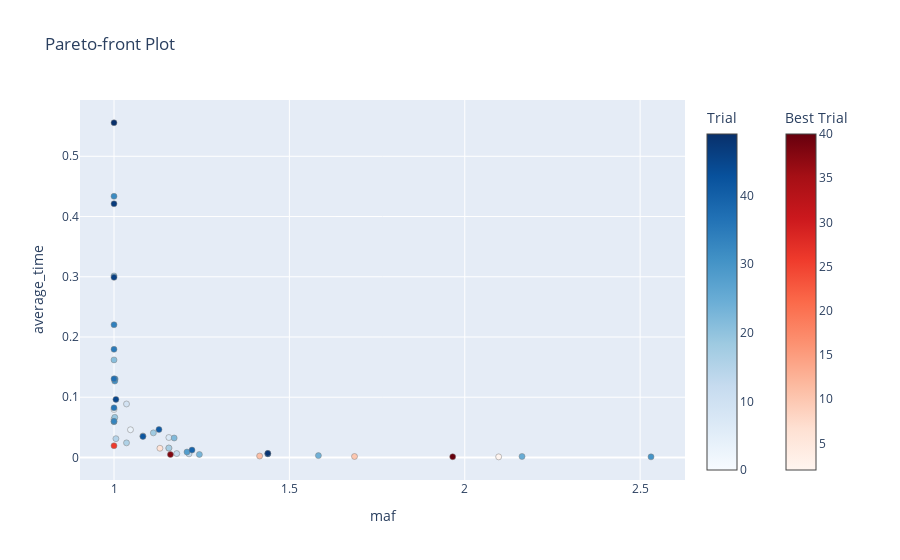

The cell this chart's notebook holds for it:
### Markdown cell above
## Visualize LSH study results

### Code cell
plot_pareto_front(lsh_study, target_names=['maf', 'average_time'])

### Figure 1 — Plotly figure (JSON) as saved in the notebook; plotly's stock layout.template omitted (floating-point values rounded to 4 significant figures)
{"data": [{"hovertemplate": "%{text}<extra>Trial</extra>", "marker": {"color": [0, 1, 3, 5, 7, 8, 9, 12, 13, 14, 15, 16, 17, 18, 19, 20, 21, 22, 23, 24, 25, 27, 28, 29, 30, 31, 32, 33, 34, 35, 36, 37, 39, 41, 42, 43, 44, 45, 46, 47, 48, 49], "colorbar": {"title": {"text": "Trial"}}, "colorscale": [[0, "rgb(247,251,255)"], [0.125, "rgb(222,235,247)"], [0.25, "rgb(198,219,239)"], [0.375, "rgb(158,202,225)"], [0.5, "rgb(107,174,214)"], [0.625, "rgb(66,146,198)"], [0.75, "rgb(33,113,181)"], [0.875, "rgb(8,81,156)"], [1, "rgb(8,48,107)"]], "line": {"color": "Grey", "width": 0.5}}, "mode": "markers", "showlegend": false, "text": ["{<br>  \"number\": 0,<br>  \"values\": [<br>    1.1564258406886092,<br>    0.015325<br>  ],<br>  \"params\": {<br>    \"k\": 6,<br>    \"L\": 6,<br>    \"table_size\": 3750,<br>    \"window_size\": 2404<br>  }<br>}", "{<br>  \"number\": 1,<br>  \"values\": [<br>    1.0,<br>    0.0796542<br>  ],<br>  \"params\": {<br>    \"k\": 3,<br>    \"L\": 2,<br>    \"table_size\": 3750,<br>    \"window_size\": 3411<br>  }<br>}", "{<br>  \"number\": 3,<br>  \"values\": [<br>    1.0469523739817346,<br>    0.0459947<br>  ],<br>  \"params\": {<br>    \"k\": 9,<br>    \"L\": 3,<br>    \"table_size\": 15000,<br>    \"window_size\": 4970<br>  }<br>}", "{<br>  \"number\": 5,<br>  \"values\": [<br>    1.7976931348623157e+308,<br>    0.0006930999999999999<br>  ],<br>  \"params\": {<br>    \"k\": 9,<br>    \"L\": 5,<br>    \"table_size\": 7500,<br>    \"window_size\": 1359<br>  }<br>}", "{<br>  \"number\": 7,<br>  \"values\": [<br>    1.1564258406886092,<br>    0.03314349999999999<br>  ],<br>  \"params\": {<br>    \"k\": 3,<br>    \"L\": 3,<br>    \"table_size\": 15000,<br>    \"window_size\": 1910<br>  }<br>}", "{<br>  \"number\": 8,<br>  \"values\": [<br>    1.0,<br>    0.06351409999999999<br>  ],<br>  \"params\": {<br>    \"k\": 9,<br>    \"L\": 7,<br>    \"table_size\": 7500,<br>    \"window_size\": 4474<br>  }<br>}", "{<br>  \"number\": 9,<br>  \"values\": [<br>    1.0356523434986677,<br>    0.08880060000000001<br>  ],<br>  \"params\": {<br>    \"k\": 5,<br>    \"L\": 5,<br>    \"table_size\": 3750,<br>    \"window_size\": 3583<br>  }<br>}", "{<br>  \"number\": 12,<br>  \"values\": [<br>    1.1788716310993363,<br>    0.0064695<br>  ],<br>  \"params\": {<br>    \"k\": 9,<br>    \"L\": 9,<br>    \"table_size\": 15000,<br>    \"window_size\": 2358<br>  }<br>}", "{<br>  \"number\": 13,<br>  \"values\": [<br>    1.2138728669424221,<br>    0.0059727<br>  ],<br>  \"params\": {<br>    \"k\": 9,<br>    \"L\": 4,<br>    \"table_size\": 15000,<br>    \"window_size\": 2821<br>  }<br>}", "{<br>  \"number\": 14,<br>  \"values\": [<br>    1.082425218156335,<br>    0.0356664<br>  ],<br>  \"params\": {<br>    \"k\": 8,<br>    \"L\": 8,<br>    \"table_size\": 3750,<br>    \"window_size\": 3110<br>  }<br>}", "{<br>  \"number\": 15,<br>  \"values\": [<br>    1.0054433345508196,<br>    0.0311914<br>  ],<br>  \"params\": {<br>    \"k\": 7,<br>    \"L\": 9,<br>    \"table_size\": 3750,<br>    \"window_size\": 2760<br>  }<br>}", "{<br>  \"number\": 16,<br>  \"values\": [<br>    1.0356523434986677,<br>    0.0242489<br>  ],<br>  \"params\": {<br>    \"k\": 7,<br>    \"L\": 2,<br>    \"table_size\": 7500,<br>    \"window_size\": 4900<br>  }<br>}", "{<br>  \"number\": 17,<br>  \"values\": [<br>    1.1564258406886092,<br>    0.015778900000000002<br>  ],<br>  \"params\": {<br>    \"k\": 8,<br>    \"L\": 2,<br>    \"table_size\": 7500,<br>    \"window_size\": 3849<br>  }<br>}", "{<br>  \"number\": 18,<br>  \"values\": [<br>    1.112224861852963,<br>    0.0408282<br>  ],<br>  \"params\": {<br>    \"k\": 4,<br>    \"L\": 6,<br>    \"table_size\": 15000,<br>    \"window_size\": 1926<br>  }<br>}", "{<br>  \"number\": 19,<br>  \"values\": [<br>    1.0021869427020387,<br>    0.06659249999999999<br>  ],<br>  \"params\": {<br>    \"k\": 4,<br>    \"L\": 8,<br>    \"table_size\": 15000,<br>    \"window_size\": 2147<br>  }<br>}", "{<br>  \"number\": 20,<br>  \"values\": [<br>    1.0,<br>    0.30134910000000004<br>  ],<br>  \"params\": {<br>    \"k\": 3,<br>    \"L\": 6,<br>    \"table_size\": 7500,<br>    \"window_size\": 4944<br>  }<br>}", "{<br>  \"number\": 21,<br>  \"values\": [<br>    1.0,<br>    0.16197560000000003<br>  ],<br>  \"params\": {<br>    \"k\": 2,<br>    \"L\": 5,<br>    \"table_size\": 15000,<br>    \"window_size\": 2200<br>  }<br>}", "{<br>  \"number\": 22,<br>  \"values\": [<br>    1.1715051676140873,<br>    0.0323208<br>  ],<br>  \"params\": {<br>    \"k\": 5,<br>    \"L\": 4,<br>    \"table_size\": 15000,<br>    \"window_size\": 2588<br>  }<br>}", "{<br>  \"number\": 23,<br>  \"values\": [<br>    1.2433827200130751,<br>    0.004987<br>  ],<br>  \"params\": {<br>    \"k\": 4,<br>    \"L\": 4,<br>    \"table_size\": 3750,<br>    \"window_size\": 1301<br>  }<br>}", "{<br>  \"number\": 24,<br>  \"values\": [<br>    1.582784104669386,<br>    0.0030792<br>  ],<br>  \"params\": {<br>    \"k\": 5,<br>    \"L\": 6,<br>    \"table_size\": 7500,<br>    \"window_size\": 1201<br>  }<br>}", "{<br>  \"number\": 25,<br>  \"values\": [<br>    2.1632952522415163,<br>    0.0016367000000000003<br>  ],<br>  \"params\": {<br>    \"k\": 10,<br>    \"L\": 5,<br>    \"table_size\": 15000,<br>    \"window_size\": 1968<br>  }<br>}", "{<br>  \"number\": 27,<br>  \"values\": [<br>    1.0,<br>    0.059251599999999995<br>  ],<br>  \"params\": {<br>    \"k\": 10,<br>    \"L\": 9,<br>    \"table_size\": 7500,<br>    \"window_size\": 4428<br>  }<br>}", "{<br>  \"number\": 28,<br>  \"values\": [<br>    1.2080460304822447,<br>    0.0090235<br>  ],<br>  \"params\": {<br>    \"k\": 5,<br>    \"L\": 9,<br>    \"table_size\": 3750,<br>    \"window_size\": 1375<br>  }<br>}", "{<br>  \"number\": 29,<br>  \"values\": [<br>    1.0032135839258385,<br>    0.13027249999999996<br>  ],<br>  \"params\": {<br>    \"k\": 2,<br>    \"L\": 8,<br>    \"table_size\": 7500,<br>    \"window_size\": 1351<br>  }<br>}", "{<br>  \"number\": 30,<br>  \"values\": [<br>    2.530989232069844,<br>    0.0010091000000000002<br>  ],<br>  \"params\": {<br>    \"k\": 8,<br>    \"L\": 6,<br>    \"table_size\": 15000,<br>    \"window_size\": 1235<br>  }<br>}", "{<br>  \"number\": 31,<br>  \"values\": [<br>    1.0021869427020387,<br>    0.1268195<br>  ],<br>  \"params\": {<br>    \"k\": 8,<br>    \"L\": 9,<br>    \"table_size\": 3750,<br>    \"window_size\": 4988<br>  }<br>}", "{<br>  \"number\": 32,<br>  \"values\": [<br>    1.0,<br>    0.4336101<br>  ],<br>  \"params\": {<br>    \"k\": 4,<br>    \"L\": 8,<br>    \"table_size\": 15000,<br>    \"window_size\": 4665<br>  }<br>}", "{<br>  \"number\": 33,<br>  \"values\": [<br>    1.0,<br>    0.060044<br>  ],<br>  \"params\": {<br>    \"k\": 5,<br>    \"L\": 2,<br>    \"table_size\": 7500,<br>    \"window_size\": 4665<br>  }<br>}", "{<br>  \"number\": 34,<br>  \"values\": [<br>    1.0,<br>    0.2202912<br>  ],<br>  \"params\": {<br>    \"k\": 5,<br>    \"L\": 9,<br>    \"table_size\": 7500,<br>    \"window_size\": 4966<br>  }<br>}", "{<br>  \"number\": 35,<br>  \"values\": [<br>    1.0,<br>    0.17962799999999998<br>  ],<br>  \"params\": {<br>    \"k\": 4,<br>    \"L\": 7,<br>    \"table_size\": 7500,<br>    \"window_size\": 3458<br>  }<br>}", "{<br>  \"number\": 36,<br>  \"values\": [<br>    1.0,<br>    0.0823453<br>  ],<br>  \"params\": {<br>    \"k\": 6,<br>    \"L\": 10,<br>    \"table_size\": 3750,<br>    \"window_size\": 2934<br>  }<br>}", "{<br>  \"number\": 37,<br>  \"values\": [<br>    1.0,<br>    0.1304873<br>  ],<br>  \"params\": {<br>    \"k\": 7,<br>    \"L\": 10,<br>    \"table_size\": 7500,<br>    \"window_size\": 4085<br>  }<br>}", "{<br>  \"number\": 39,<br>  \"values\": [<br>    1.222397377444046,<br>    0.012278999999999998<br>  ],<br>  \"params\": {<br>    \"k\": 5,<br>    \"L\": 5,<br>    \"table_size\": 3750,<br>    \"window_size\": 1702<br>  }<br>}", "{<br>  \"number\": 41,<br>  \"values\": [<br>    1.1282416764283798,<br>    0.0464026<br>  ],<br>  \"params\": {<br>    \"k\": 9,<br>    \"L\": 4,<br>    \"table_size\": 7500,<br>    \"window_size\": 4172<br>  }<br>}", "{<br>  \"number\": 42,<br>  \"values\": [<br>    1.082425218156335,<br>    0.034891<br>  ],<br>  \"params\": {<br>    \"k\": 3,<br>    \"L\": 5,<br>    \"table_size\": 7500,<br>    \"window_size\": 1421<br>  }<br>}", "{<br>  \"number\": 43,<br>  \"values\": [<br>    1.4385305820029064,<br>    0.0059379<br>  ],<br>  \"params\": {<br>    \"k\": 4,<br>    \"L\": 3,<br>    \"table_size\": 7500,<br>    \"window_size\": 1444<br>  }<br>}", "{<br>  \"number\": 44,<br>  \"values\": [<br>    1.7976931348623157e+308,<br>    0.0006727<br>  ],<br>  \"params\": {<br>    \"k\": 10,<br>    \"L\": 4,<br>    \"table_size\": 7500,<br>    \"window_size\": 1257<br>  }<br>}", "{<br>  \"number\": 45,<br>  \"values\": [<br>    1.0054433345508196,<br>    0.0964148<br>  ],<br>  \"params\": {<br>    \"k\": 7,<br>    \"L\": 3,<br>    \"table_size\": 3750,<br>    \"window_size\": 4686<br>  }<br>}", "{<br>  \"number\": 46,<br>  \"values\": [<br>    1.0,<br>    0.29899000000000003<br>  ],<br>  \"params\": {<br>    \"k\": 2,<br>    \"L\": 6,<br>    \"table_size\": 3750,<br>    \"window_size\": 3559<br>  }<br>}", "{<br>  \"number\": 47,<br>  \"values\": [<br>    1.0,<br>    0.4211066999999999<br>  ],<br>  \"params\": {<br>    \"k\": 2,<br>    \"L\": 9,<br>    \"table_size\": 15000,<br>    \"window_size\": 2748<br>  }<br>}", "{<br>  \"number\": 48,<br>  \"values\": [<br>    1.4385305820029064,<br>    0.0068092<br>  ],<br>  \"params\": {<br>    \"k\": 7,<br>    \"L\": 3,<br>    \"table_size\": 15000,<br>    \"window_size\": 2250<br>  }<br>}", "{<br>  \"number\": 49,<br>  \"values\": [<br>    1.0,<br>    0.5556825<br>  ],<br>  \"params\": {<br>    \"k\": 2,<br>    \"L\": 9,<br>    \"table_size\": 15000,<br>    \"window_size\": 4259<br>  }<br>}"], "type": "scatter", "x": [1.156, 1, 1.047, Infinity, 1.156, 1, 1.036, 1.179, 1.214, 1.082, 1.005, 1.036, 1.156, 1.112, 1.002, 1, 1, 1.172, 1.243, 1.583, 2.163, 1, 1.208, 1.003, 2.531, 1.002, 1, 1, 1, 1, 1, 1, 1.222, 1.128, 1.082, 1.439, Infinity, 1.005, 1, 1, 1.439, 1], "y": [0.01533, 0.07965, 0.04599, 0.0006931, 0.03314, 0.06351, 0.0888, 0.00647, 0.005973, 0.03567, 0.03119, 0.02425, 0.01578, 0.04083, 0.06659, 0.3013, 0.162, 0.03232, 0.004987, 0.003079, 0.001637, 0.05925, 0.009024, 0.1303, 0.001009, 0.1268, 0.4336, 0.06004, 0.2203, 0.1796, 0.08235, 0.1305, 0.01228, 0.0464, 0.03489, 0.005938, 0.0006727, 0.09641, 0.299, 0.4211, 0.006809, 0.5557]}, {"hovertemplate": "%{text}<extra>Best Trial</extra>", "marker": {"color": [2, 4, 6, 10, 11, 26, 38, 40], "colorbar": {"title": {"text": "Best Trial"}, "x": 1.1, "xpad": 40}, "colorscale": [[0, "rgb(255,245,240)"], [0.125, "rgb(254,224,210)"], [0.25, "rgb(252,187,161)"], [0.375, "rgb(252,146,114)"], [0.5, "rgb(251,106,74)"], [0.625, "rgb(239,59,44)"], [0.75, "rgb(203,24,29)"], [0.875, "rgb(165,15,21)"], [1, "rgb(103,0,13)"]], "line": {"color": "Grey", "width": 0.5}}, "mode": "markers", "showlegend": false, "text": ["{<br>  \"number\": 2,<br>  \"values\": [<br>    2.096701335671093,<br>    0.0009851999999999999<br>  ],<br>  \"params\": {<br>    \"k\": 9,<br>    \"L\": 5,<br>    \"table_size\": 15000,<br>    \"window_size\": 1724<br>  }<br>}", "{<br>  \"number\": 4,<br>  \"values\": [<br>    1.7976931348623157e+308,<br>    0.0003581<br>  ],<br>  \"params\": {<br>    \"k\": 10,<br>    \"L\": 2,<br>    \"table_size\": 3750,<br>    \"window_size\": 1405<br>  }<br>}", "{<br>  \"number\": 6,<br>  \"values\": [<br>    1.1308915778266788,<br>    0.0152777<br>  ],<br>  \"params\": {<br>    \"k\": 2,<br>    \"L\": 3,<br>    \"table_size\": 7500,<br>    \"window_size\": 1120<br>  }<br>}", "{<br>  \"number\": 10,<br>  \"values\": [<br>    1.685662653483007,<br>    0.0016545999999999998<br>  ],<br>  \"params\": {<br>    \"k\": 8,<br>    \"L\": 5,<br>    \"table_size\": 15000,<br>    \"window_size\": 1902<br>  }<br>}", "{<br>  \"number\": 11,<br>  \"values\": [<br>    1.4151888797371197,<br>    0.0023997999999999997<br>  ],<br>  \"params\": {<br>    \"k\": 6,<br>    \"L\": 5,<br>    \"table_size\": 3750,<br>    \"window_size\": 1514<br>  }<br>}", "{<br>  \"number\": 26,<br>  \"values\": [<br>    1.0,<br>    0.0194746<br>  ],<br>  \"params\": {<br>    \"k\": 6,<br>    \"L\": 3,<br>    \"table_size\": 3750,<br>    \"window_size\": 3146<br>  }<br>}", "{<br>  \"number\": 38,<br>  \"values\": [<br>    1.1609128232011328,<br>    0.004841799999999999<br>  ],<br>  \"params\": {<br>    \"k\": 6,<br>    \"L\": 6,<br>    \"table_size\": 15000,<br>    \"window_size\": 1667<br>  }<br>}", "{<br>  \"number\": 40,<br>  \"values\": [<br>    1.9656307013892271,<br>    0.0012372999999999998<br>  ],<br>  \"params\": {<br>    \"k\": 10,<br>    \"L\": 10,<br>    \"table_size\": 7500,<br>    \"window_size\": 1230<br>  }<br>}"], "type": "scatter", "x": [2.097, Infinity, 1.131, 1.686, 1.415, 1, 1.161, 1.966], "y": [0.0009852, 0.0003581, 0.01528, 0.001655, 0.0024, 0.01947, 0.004842, 0.001237]}], "layout": {"title": {"text": "Pareto-front Plot"}, "xaxis": {"title": {"text": "maf"}}, "yaxis": {"title": {"text": "average_time"}}}}
